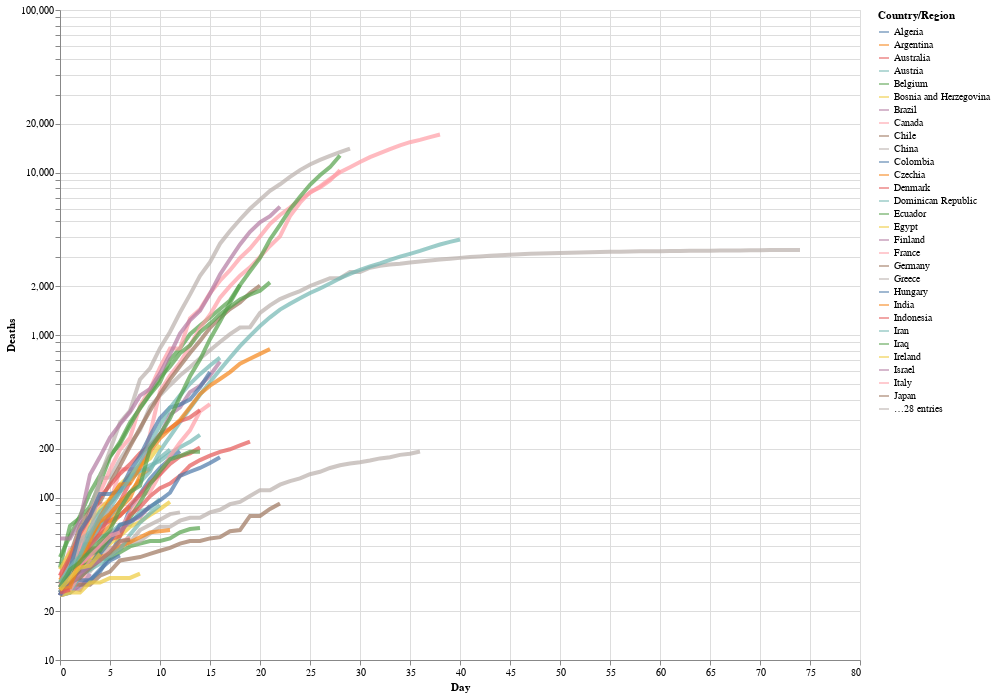

Here is the notebook cell this chart was saved with:
### Markdown cell above
We can also add a log y-axis. To do this, The long-form, we express the types using the long-form `alt.X('Day',...)`, which is, in the words of the [Altair documentation](https://altair-viz.github.io/user_guide/encoding.html)
> useful when doing more fine-tuned adjustments to the encoding, such as binning, axis and scale properties, or more.

We'll also now add a hover tooltip so that, when we hover our cursor over any point on any of the lines, it will tell us the 'Country', the 'Day', and the number of 'Deaths'.

### Code cell
# altair plot 
alt.Chart(deaths_long).mark_line(strokeWidth=4, opacity=0.7).encode(
    x=alt.X('Day'),
    y=alt.Y('Deaths', scale=alt.Scale(type='log')),
    color='Country/Region',
    tooltip=['Country/Region', 'Day', 'Deaths']
).properties(
    width=800,
    height=650
)

### Figure 1 — Vega-Lite specification as saved in the notebook (floating-point values rounded to 4 significant figures; data arrays with more than 128 entries replaced by an {"elided": "..."} marker saying what was removed)
{"config": {"view": {"continuousWidth": 400, "continuousHeight": 300}}, "data": {"name": "data-4991a3f3f81bfe9b58b1463d62bb5819"}, "mark": {"type": "line", "opacity": 0.7, "strokeWidth": 4}, "encoding": {"color": {"type": "nominal", "field": "Country/Region"}, "tooltip": [{"type": "nominal", "field": "Country/Region"}, {"type": "quantitative", "field": "Day"}, {"type": "quantitative", "field": "Deaths"}], "x": {"type": "quantitative", "field": "Day"}, "y": {"type": "quantitative", "field": "Deaths", "scale": {"type": "log"}}}, "height": 650, "width": 800, "$schema": "https://vega.github.io/schema/vega-lite/v4.8.1.json", "datasets": {"data-4991a3f3f81bfe9b58b1463d62bb5819": {"elided": "4389 records"}}}
